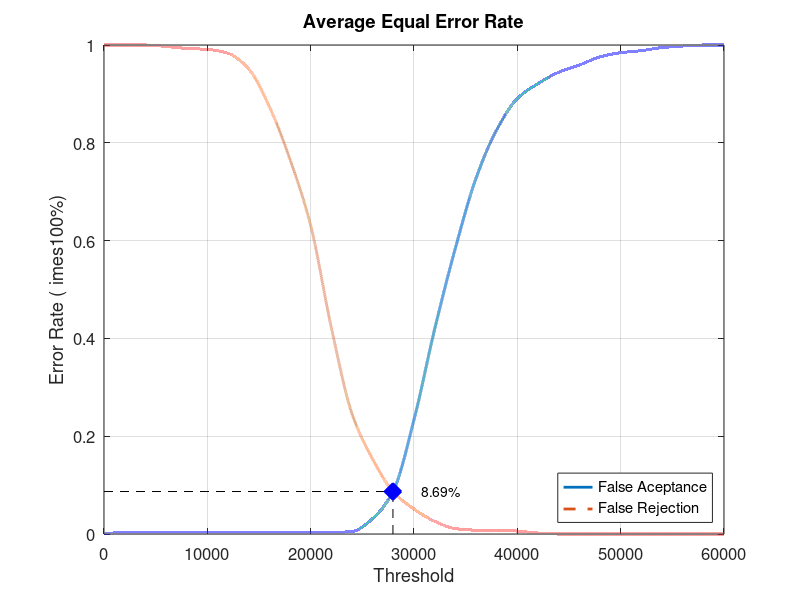
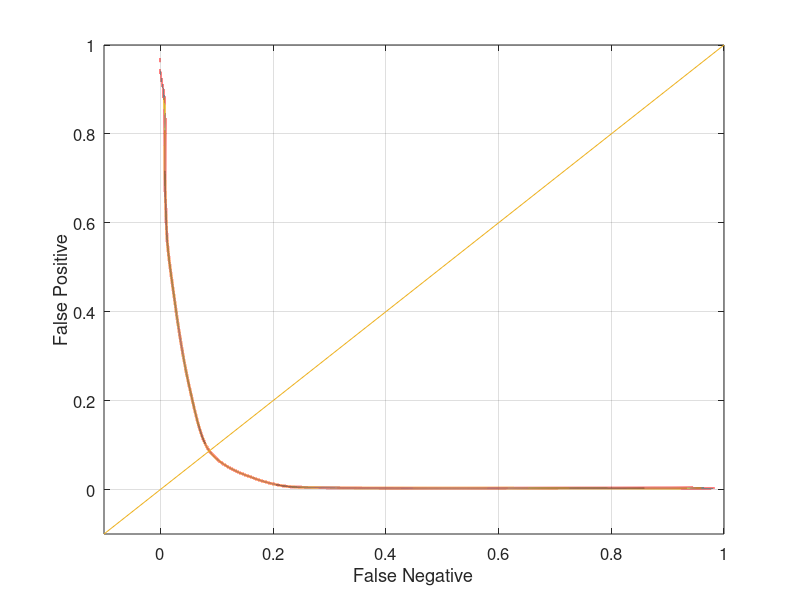

Recreate these plots in MATLAB, in order.
close all;
clear;
clc;
x = 0:2000:60000;
xq = 0:0.5:60000;

y0 = [0 0.0031579 0.0031579 0.0031579 0.0031579 0.0031579 0.0031579 0.0031579 0.0031579 0.0031579 0.0031579 0.0031579 0.00526316 0.031579 0.088421 0.233684 0.418947 0.584211 0.727368 0.826316 0.890526 0.921053 0.944211 0.958947 0.975789 0.984211 0.988421 0.994737 0.997895 1 1]
yy0 = interp1(x, y0, xq, 'pchip');
y1 = [1 1 1 0.997 0.993 0.991 0.983 0.951 0.874 0.766 0.631 0.422 0.246 0.153 0.086 0.051 0.026 0.011 0.008 0.008 0.006 0.002 0 0 0 0 0 0 0 0 0]
yy1 = interp1(x, y1, xq, 'pchip');

% Calculating EER: 
y2 = abs(y0 - y1);
find(y2 == min(y2))
yy2 = abs(yy0 - yy1);
xEER = find(yy2 == min(yy2));
xEERIndex = xq(xEER) % X-axis EER
yEER = yy0(xEER) % Y-axis EER

main = figure
plot(xq, yy0,'-','LineWidth', 2);	hold on
plot(xq, yy1,'--','LineWidth', 2);	hold on
plot([xEERIndex xEERIndex], [0 yEER], 'k--');	hold on
plot([0 xEERIndex], [yEER yEER], 'k--');	hold on
plot(xEERIndex, yEER, 'bx', 'LineWidth', 10);	hold on
text(xEERIndex + 10 * xEERIndex / 100, yEER, [num2str(round((10000 * yEER)) / 100) '%'])
legend('False Aceptance', 'False Rejection', 'Location', 'SouthEast')
xlabel('Threshold')
ylabel('Error Rate (	imes100%)')
title('Average Equal Error Rate')
set(gca, 'FontSize', 12)
axis([0 60000 0 1])
grid on

print(main, 'Database2AverageMain', '-dpng');
FNRxFPR = figure('Color', [1 1 1]);
plot(yy1, yy0, '-', yy1, yy0, 'LineWidth', 2);
hold on
y = -0.1:0.1:1
plot(y, y); 
set(gca, 'FontSize', 12)
xlabel('False Negative')
ylabel('False Positive')
axis([-0.1 1 -0.1 1])
set(gca, 'FontSize', 12)
grid on

print(FNRxFPR, 'Database2AverageFNRxFPR','-dpng');
